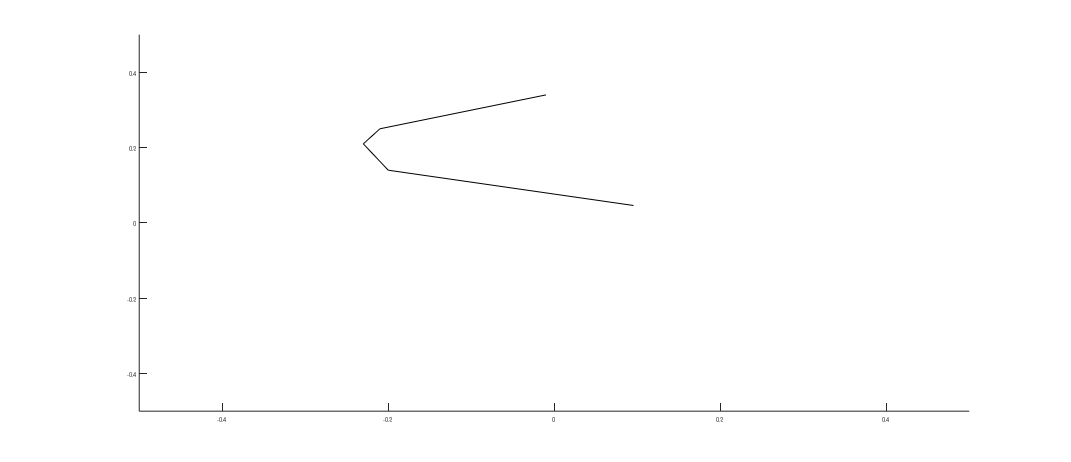

The MATLAB script that drew this image: (Note: this script raises an error after producing the figure.)
cont1qupair(1,:) = [9.5508e-04,4.6277e-04]
cont1qupair(2,:) = [-0.0020,0.0014       ]
cont1qupair(3,:) = [-0.0023,0.0021       ]
cont1qupair(4,:) = [-0.0021,0.0025       ]
cont1qupair(5,:) = [-9.9241e-05,0.0034   ]

cont2qupair(1,:) = [7.8158e-04,3.8179e-04]
cont2qupair(2,:) = [-0.0017,0.0014       ]
cont2qupair(3,:) = [2.0255e-04,0.0044    ]
cont2qupair(4,:) = [-0.0011,0.0036       ]
cont2qupair(5,:) = [-0.0041,2.4105e-04   ]

cont1qupair_err(1,:) = [2.7436e-04,2.6484e-04]
cont1qupair_err(2,:) = [3.0663e-04,2.8842e-04]
cont1qupair_err(3,:) = [6.7365e-04,6.6340e-04]
cont1qupair_err(4,:) = [5.3303e-04,5.4699e-04]
cont1qupair_err(5,:) = [8.7406e-04,8.7468e-04]

cont2qupair_err(1,:) = [3.6865e-04,3.7711e-04]
cont2qupair_err(2,:) = [4.4522e-04,4.1554e-04]
cont2qupair_err(3,:) = [9.6309e-04,8.8501e-04]
cont2qupair_err(4,:) = [6.6748e-04,7.7754e-04]
cont2qupair_err(5,:) = [0.0012,0.0012]




plottingqupair = figure
set(gcf,'color','w');
set(plottingqupair,'units','normalized','outerposition',[0 0 1 1]);
set(plottingqupair,'PaperUnits','normalized','PaperPosition',[0 0 3 1]);
set(gcf,'renderer','painters')
colormap jet

clf
axis([[-0.5 0.5] [-0.5 0.5]])
hold all
plot(100*cont1qupair(:,1),100*cont1qupair(:,2),'Color','black')
e1 = errorbar(100*cont1qupair(1,1),100*cont1qupair(1,2),100*cont1qupair_err(1,2),100*cont1qupair_err(1,2),100*cont1qupair_err(1,1),100*cont1qupair_err(1,1),'Color','black','Marker','x','MarkerSize',5)                              
e2 = errorbar(100*cont1qupair(2,1),100*cont1qupair(2,2),100*cont1qupair_err(2,2),100*cont1qupair_err(2,2),100*cont1qupair_err(2,1),100*cont1qupair_err(2,1),'Color','black','Marker','s','MarkerSize',5)                                  
e3 = errorbar(100*cont1qupair(3,1),100*cont1qupair(3,2),100*cont1qupair_err(3,2),100*cont1qupair_err(3,2),100*cont1qupair_err(3,1),100*cont1qupair_err(3,1),'Color','black','Marker','d','MarkerSize',5)                                    
e4 = errorbar(100*cont1qupair(4,1),100*cont1qupair(4,2),100*cont1qupair_err(4,2),100*cont1qupair_err(4,2),100*cont1qupair_err(4,1),100*cont1qupair_err(4,1),'Color','black','Marker','^','MarkerSize',5)                                
e5 = errorbar(100*cont1qupair(5,1),100*cont1qupair(5,2),100*cont1qupair_err(5,2),100*cont1qupair_err(5,2),100*cont1qupair_err(5,1),100*cont1qupair_err(5,1),'Color','black','Marker','v','MarkerSize',5)

plot(100*cont2qupair(:,1),100*cont2qupair(:,2),'Color',[0.9961 0.5373 0.0000])
errorbar(100*cont2qupair(1,1),100*cont2qupair(1,2),100*cont2qupair_err(1,2),100*cont2qupair_err(1,2),100*cont2qupair_err(1,1),100*cont2qupair_err(1,1),'Color',[0.9961 0.5373 0.0000])                                 
errorbar(100*cont2qupair(2,1),100*cont2qupair(2,2),100*cont2qupair_err(2,2),100*cont2qupair_err(2,2),100*cont2qupair_err(2,1),100*cont2qupair_err(2,1),'Color',[0.9961 0.5373 0.0000])                                 
errorbar(100*cont2qupair(3,1),100*cont2qupair(3,2),100*cont2qupair_err(3,2),100*cont2qupair_err(3,2),100*cont2qupair_err(3,1),100*cont2qupair_err(3,1),'Color',[0.9961 0.5373 0.0000])                               
errorbar(100*cont2qupair(4,1),100*cont2qupair(4,2),100*cont2qupair_err(4,2),100*cont2qupair_err(4,2),100*cont2qupair_err(4,1),100*cont2qupair_err(4,1),'Color',[0.9961 0.5373 0.0000])                             
errorbar(100*cont2qupair(5,1),100*cont2qupair(5,2),100*cont2qupair_err(5,2),100*cont2qupair_err(5,2),100*cont2qupair_err(5,1),100*cont2qupair_err(5,1),'Color',[0.9961 0.5373 0.0000])
box on
blah1 = line([-1 1],[0 0],'LineStyle','--','Color',[0 0 0]);
blah2 = line([0 0],[-1 1],'LineStyle','--','Color',[0 0 0]);
xlabel('Integrated q (\%)','FontSize',28,'interpreter','latex')
ylabel('Integrated u (\%)','FontSize',28,'interpreter','latex')

s1 = scatter(100*cont1qupair(1,1),100*cont1qupair(1,2),300,'x','MarkerFaceColor','Black','MarkerEdgeColor','Black')
s2 = scatter(100*cont1qupair(2,1),100*cont1qupair(2,2),300,'s','MarkerFaceColor','Black','MarkerEdgeColor','Black')
s3 = scatter(100*cont1qupair(3,1),100*cont1qupair(3,2),300,'d','MarkerFaceColor','Black','MarkerEdgeColor','Black')
s4 = scatter(100*cont1qupair(4,1),100*cont1qupair(4,2),300,'^','MarkerFaceColor','Black','MarkerEdgeColor','Black')
s5 = scatter(100*cont1qupair(5,1),100*cont1qupair(5,2),300,'v','MarkerFaceColor','Black','MarkerEdgeColor','Black')

s1_2 = scatter(100*cont2qupair(1,1),100*cont2qupair(1,2),300,'x','MarkerFaceColor',[0.9961 0.5373 0.0000],'MarkerEdgeColor',[0.9961 0.5373 0.0000])
s2_2 = scatter(100*cont2qupair(2,1),100*cont2qupair(2,2),300,'s','MarkerFaceColor',[0.9961 0.5373 0.0000],'MarkerEdgeColor',[0.9961 0.5373 0.0000])
s3_2 = scatter(100*cont2qupair(3,1),100*cont2qupair(3,2),300,'d','MarkerFaceColor',[0.9961 0.5373 0.0000],'MarkerEdgeColor',[0.9961 0.5373 0.0000])
s4_2 = scatter(100*cont2qupair(4,1),100*cont2qupair(4,2),300,'^','MarkerFaceColor',[0.9961 0.5373 0.0000],'MarkerEdgeColor',[0.9961 0.5373 0.0000])
s5_2 = scatter(100*cont2qupair(5,1),100*cont2qupair(5,2),300,'v','MarkerFaceColor',[0.9961 0.5373 0.0000],'MarkerEdgeColor',[0.9961 0.5373 0.0000])

text(0.125,0.4,'5100-5700 $\rm{\AA}$','interpreter','LaTex','FontSize',38)
text(0.125,0.3,'6000-6300 $\rm{\AA}$','interpreter','LaTex','FontSize',38,'Color',[0.9961 0.5373 0.0000])
ax1 = gca;
set(ax1,'FontSize',36)
set(ax1,'XMinorTick','on','YMinorTick','on')

[~, objh] = legend([s1, s2, s3, s4, s5],{'Epoch 1','Epoch 2','Epoch 3','Epoch 4','Epoch 5'},'FontSize',38)
objhl = findobj(objh, 'type', 'patch'); %// objects of legend of type line
set(objhl, 'Markersize', 20); %// set marker size as desired


saveas(plotting, [filename], 'epsc');
eval(['!epstopdf ' filename]);




